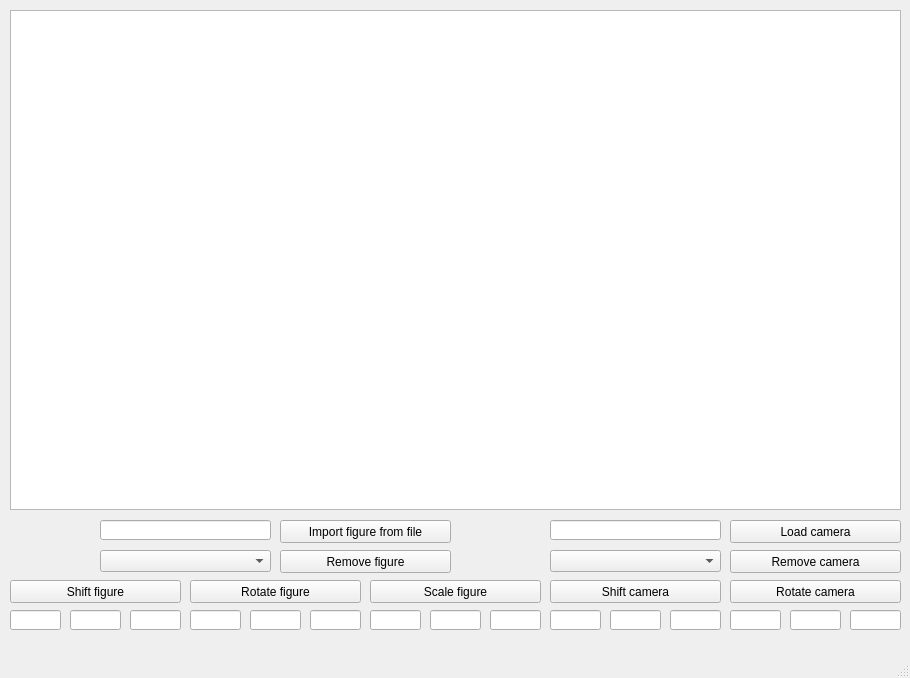
<?xml version="1.0" encoding="UTF-8"?>
<ui version="4.0">
 <class>MainWindow</class>
 <widget class="QMainWindow" name="MainWindow">
  <property name="geometry">
   <rect>
    <x>0</x>
    <y>0</y>
    <width>910</width>
    <height>678</height>
   </rect>
  </property>
  <property name="windowTitle">
   <string>MainWindow</string>
  </property>
  <widget class="QWidget" name="centralwidget">
   <widget class="QGraphicsView" name="graphicsView">
    <property name="geometry">
     <rect>
      <x>10</x>
      <y>10</y>
      <width>891</width>
      <height>500</height>
     </rect>
    </property>
   </widget>
   <widget class="QPushButton" name="shift_fig">
    <property name="geometry">
     <rect>
      <x>10</x>
      <y>580</y>
      <width>171</width>
      <height>23</height>
     </rect>
    </property>
    <property name="text">
     <string>Shift figure</string>
    </property>
   </widget>
   <widget class="QLineEdit" name="x_shift_fig">
    <property name="geometry">
     <rect>
      <x>10</x>
      <y>610</y>
      <width>51</width>
      <height>20</height>
     </rect>
    </property>
    <property name="text">
     <string/>
    </property>
   </widget>
   <widget class="QLineEdit" name="y_shift_fig">
    <property name="geometry">
     <rect>
      <x>70</x>
      <y>610</y>
      <width>51</width>
      <height>20</height>
     </rect>
    </property>
   </widget>
   <widget class="QLineEdit" name="z_shift_fig">
    <property name="geometry">
     <rect>
      <x>130</x>
      <y>610</y>
      <width>51</width>
      <height>20</height>
     </rect>
    </property>
   </widget>
   <widget class="QPushButton" name="rotate_fig">
    <property name="geometry">
     <rect>
      <x>190</x>
      <y>580</y>
      <width>171</width>
      <height>23</height>
     </rect>
    </property>
    <property name="text">
     <string>Rotate figure</string>
    </property>
   </widget>
   <widget class="QLineEdit" name="yz_angle_fig">
    <property name="geometry">
     <rect>
      <x>250</x>
      <y>610</y>
      <width>51</width>
      <height>20</height>
     </rect>
    </property>
   </widget>
   <widget class="QPushButton" name="scale_fig">
    <property name="geometry">
     <rect>
      <x>370</x>
      <y>580</y>
      <width>171</width>
      <height>23</height>
     </rect>
    </property>
    <property name="text">
     <string>Scale figure</string>
    </property>
   </widget>
   <widget class="QLineEdit" name="y_scale_fig">
    <property name="geometry">
     <rect>
      <x>430</x>
      <y>610</y>
      <width>51</width>
      <height>20</height>
     </rect>
    </property>
   </widget>
   <widget class="QLineEdit" name="x_scale_fig">
    <property name="geometry">
     <rect>
      <x>370</x>
      <y>610</y>
      <width>51</width>
      <height>20</height>
     </rect>
    </property>
    <property name="text">
     <string/>
    </property>
   </widget>
   <widget class="QLineEdit" name="z_scale_fig">
    <property name="geometry">
     <rect>
      <x>490</x>
      <y>610</y>
      <width>51</width>
      <height>20</height>
     </rect>
    </property>
   </widget>
   <widget class="QLineEdit" name="xy_angle_fig">
    <property name="geometry">
     <rect>
      <x>190</x>
      <y>610</y>
      <width>51</width>
      <height>20</height>
     </rect>
    </property>
    <property name="text">
     <string/>
    </property>
   </widget>
   <widget class="QLineEdit" name="zx_angle_fig">
    <property name="geometry">
     <rect>
      <x>310</x>
      <y>610</y>
      <width>51</width>
      <height>20</height>
     </rect>
    </property>
   </widget>
   <widget class="QPushButton" name="import_fig">
    <property name="geometry">
     <rect>
      <x>280</x>
      <y>520</y>
      <width>171</width>
      <height>23</height>
     </rect>
    </property>
    <property name="text">
     <string>Import figure from file</string>
    </property>
   </widget>
   <widget class="QLineEdit" name="file_name">
    <property name="geometry">
     <rect>
      <x>100</x>
      <y>520</y>
      <width>171</width>
      <height>20</height>
     </rect>
    </property>
   </widget>
   <widget class="QPushButton" name="add_cam">
    <property name="geometry">
     <rect>
      <x>730</x>
      <y>520</y>
      <width>171</width>
      <height>23</height>
     </rect>
    </property>
    <property name="text">
     <string>Load camera</string>
    </property>
   </widget>
   <widget class="QLineEdit" name="xy_angle_cam">
    <property name="geometry">
     <rect>
      <x>730</x>
      <y>610</y>
      <width>51</width>
      <height>20</height>
     </rect>
    </property>
    <property name="text">
     <string/>
    </property>
   </widget>
   <widget class="QPushButton" name="shift_cam">
    <property name="geometry">
     <rect>
      <x>550</x>
      <y>580</y>
      <width>171</width>
      <height>23</height>
     </rect>
    </property>
    <property name="text">
     <string>Shift camera</string>
    </property>
   </widget>
   <widget class="QLineEdit" name="zx_angle_cam">
    <property name="geometry">
     <rect>
      <x>850</x>
      <y>610</y>
      <width>51</width>
      <height>20</height>
     </rect>
    </property>
   </widget>
   <widget class="QLineEdit" name="y_shift_cam">
    <property name="geometry">
     <rect>
      <x>610</x>
      <y>610</y>
      <width>51</width>
      <height>20</height>
     </rect>
    </property>
   </widget>
   <widget class="QLineEdit" name="yz_angle_cam">
    <property name="geometry">
     <rect>
      <x>790</x>
      <y>610</y>
      <width>51</width>
      <height>20</height>
     </rect>
    </property>
   </widget>
   <widget class="QLineEdit" name="x_shift_cam">
    <property name="geometry">
     <rect>
      <x>550</x>
      <y>610</y>
      <width>51</width>
      <height>20</height>
     </rect>
    </property>
    <property name="text">
     <string/>
    </property>
   </widget>
   <widget class="QLineEdit" name="z_shift_cam">
    <property name="geometry">
     <rect>
      <x>670</x>
      <y>610</y>
      <width>51</width>
      <height>20</height>
     </rect>
    </property>
   </widget>
   <widget class="QPushButton" name="rotate_cam">
    <property name="geometry">
     <rect>
      <x>730</x>
      <y>580</y>
      <width>171</width>
      <height>23</height>
     </rect>
    </property>
    <property name="text">
     <string>Rotate camera</string>
    </property>
   </widget>
   <widget class="QComboBox" name="model_select">
    <property name="geometry">
     <rect>
      <x>100</x>
      <y>550</y>
      <width>171</width>
      <height>22</height>
     </rect>
    </property>
   </widget>
   <widget class="QComboBox" name="camera_select">
    <property name="geometry">
     <rect>
      <x>550</x>
      <y>550</y>
      <width>171</width>
      <height>22</height>
     </rect>
    </property>
   </widget>
   <widget class="QPushButton" name="remove_cam">
    <property name="geometry">
     <rect>
      <x>730</x>
      <y>550</y>
      <width>171</width>
      <height>23</height>
     </rect>
    </property>
    <property name="text">
     <string>Remove camera</string>
    </property>
   </widget>
   <widget class="QPushButton" name="remove_fig">
    <property name="geometry">
     <rect>
      <x>280</x>
      <y>550</y>
      <width>171</width>
      <height>23</height>
     </rect>
    </property>
    <property name="text">
     <string>Remove figure</string>
    </property>
   </widget>
   <widget class="QLineEdit" name="file_name_camera">
    <property name="geometry">
     <rect>
      <x>550</x>
      <y>520</y>
      <width>171</width>
      <height>20</height>
     </rect>
    </property>
   </widget>
  </widget>
  <widget class="QMenuBar" name="menubar">
   <property name="geometry">
    <rect>
     <x>0</x>
     <y>0</y>
     <width>910</width>
     <height>21</height>
    </rect>
   </property>
  </widget>
  <widget class="QStatusBar" name="statusbar"/>
 </widget>
 <resources/>
 <connections/>
</ui>
